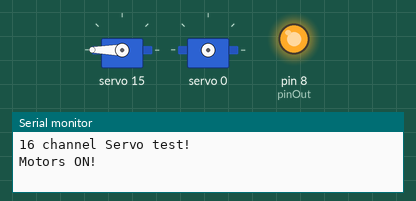
This sketch was run on a simulated Arduino Uno, built with avr-gcc and run on an emulated ATmega328P. On the bench: 2 × servo, output pins drawn as LEDs (lit = HIGH), the last lines printed to the serial monitor.

Above: at 0.1 s.
At 7.1 s:
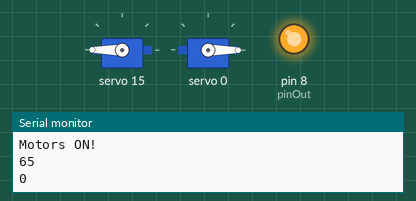
At 7.9 s:
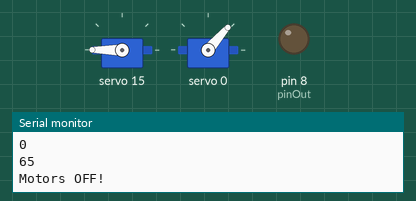
Timing chart, 0 to 9.4 s (numbered marks = the images above):
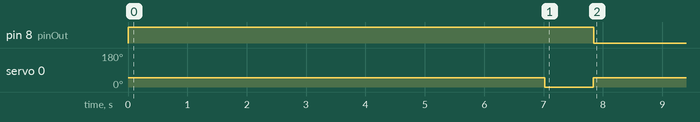

Measured:
- by itself, pin 8 (pinOut): LOW → HIGH at 0.00 s, → LOW 7.8 s later
- by itself, servo 0: 49° → 0° at 7.0 s, → 49° 0.82 s later

The sketch:

FireOnceOnReboot.ino
```cpp
#include <Wire.h>
#include <Adafruit_PWMServoDriver.h>
// Scanner detected 40 and 70
// called this way, it uses the default address 0x40
Adafruit_PWMServoDriver pwm = Adafruit_PWMServoDriver(0x40);
// you can also call it with a different address you want
//Adafruit_PWMServoDriver pwm = Adafruit_PWMServoDriver(0x41);

// Depending on your servo make, the pulse width min and max may vary, you
// want these to be as small/large as possible without hitting the hard stop
// for max range. You'll have to tweak them as necessary to match the servos you
// have!
// These values give about 180 degrees
#define SERVOMIN  120 // this is the 'minimum' pulse length count (out of 4096)
#define SERVOMAX  504 // this is the 'maximum' pulse length count (out of 4096)

// This is useful because you can trigger a servo push with a reset.

// our servo # counter
uint8_t servonum = 0;
int pinOut = 8;

int homeA = 65;
int fwdA = 0;

bool firstLoop;

void setup() {
  Serial.begin(9600);
  Serial.println("16 channel Servo test!");

  pinMode(pinOut, OUTPUT);
  digitalWrite(pinOut, LOW);
  pwm.begin();

  pwm.setPWMFreq(60);  // Analog servos run at ~60 Hz updates

  yield();
  firstLoop = true;
}

// you can use this function if you'd like to set the pulse length in seconds
// e.g. setServoPulse(0, 0.001) is a ~1 millisecond pulse width. its not precise!
void setServoPulse(uint8_t n, double pulse) {
  double pulselength;

  pulselength = 1000000;   // 1,000,000 us per second
  pulselength /= 60;   // 60 Hz
  //Serial.print(pulselength); Serial.println(" us per period");
  pulselength /= 4096;  // 12 bits of resolution
  //Serial.print(pulselength); Serial.println(" us per bit");
  pulse *= 1000;
  pulse /= pulselength;
  //Serial.println(pulse);
  pwm.setPWM(n, 0, pulse);
}

void setServoAngle(double angle)
{
   // angle is from 0 to 180
  double pulse =  map(angle,0.0,180.0,SERVOMIN,SERVOMAX);
  pwm.setPWM(0, 0, pulse);
  delay(15);
}

void powerUpMotors()
{
  Serial.println("Motors ON!");
  pwm.setPWM(15, 0, 4095);
  digitalWrite(pinOut, HIGH);
  delay(2000);

}

void powerDownMotors()
{
  Serial.println("Motors OFF!");
  digitalWrite(pinOut, LOW);
  pwm.setPWM(15, 0, 0);
}


void loop() {
  // Drive each servo one at a time
  if (firstLoop)
 {
   powerUpMotors();
   setServoAngle(homeA);  // Home
   Serial.println(homeA);
   delay(5000);
   setServoAngle(fwdA);  // Fire
   Serial.println(fwdA);
   delay(800);
   setServoAngle(homeA);  // Home
   Serial.println(homeA);
   powerDownMotors();

   firstLoop = false;
 }

}
```
